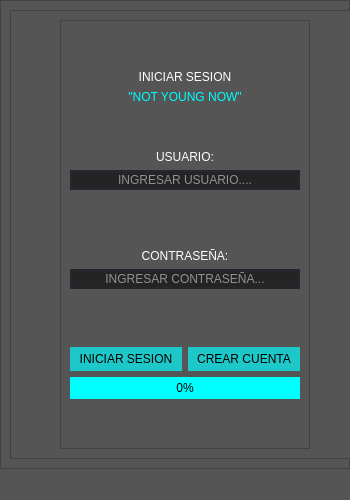
<?xml version="1.0" encoding="UTF-8"?>
<ui version="4.0">
 <class>MainWindow</class>
 <widget class="QMainWindow" name="MainWindow">
  <property name="geometry">
   <rect>
    <x>0</x>
    <y>0</y>
    <width>350</width>
    <height>500</height>
   </rect>
  </property>
  <property name="minimumSize">
   <size>
    <width>350</width>
    <height>400</height>
   </size>
  </property>
  <property name="maximumSize">
   <size>
    <width>450</width>
    <height>500</height>
   </size>
  </property>
  <property name="windowTitle">
   <string>MainWindow</string>
  </property>
  <property name="styleSheet">
   <string notr="true">background-color: rgb(85, 85, 85);</string>
  </property>
  <widget class="QWidget" name="centralwidget">
   <property name="minimumSize">
    <size>
     <width>350</width>
     <height>400</height>
    </size>
   </property>
   <property name="maximumSize">
    <size>
     <width>450</width>
     <height>500</height>
    </size>
   </property>
   <property name="styleSheet">
    <string notr="true"/>
   </property>
   <layout class="QVBoxLayout" name="verticalLayout">
    <property name="leftMargin">
     <number>0</number>
    </property>
    <property name="topMargin">
     <number>0</number>
    </property>
    <item>
     <widget class="QFrame" name="frame">
      <property name="minimumSize">
       <size>
        <width>350</width>
        <height>400</height>
       </size>
      </property>
      <property name="maximumSize">
       <size>
        <width>450</width>
        <height>500</height>
       </size>
      </property>
      <property name="styleSheet">
       <string notr="true"/>
      </property>
      <property name="frameShape">
       <enum>QFrame::StyledPanel</enum>
      </property>
      <property name="frameShadow">
       <enum>QFrame::Raised</enum>
      </property>
      <layout class="QHBoxLayout" name="horizontalLayout">
       <item>
        <widget class="QFrame" name="frame_3">
         <property name="minimumSize">
          <size>
           <width>350</width>
           <height>400</height>
          </size>
         </property>
         <property name="maximumSize">
          <size>
           <width>450</width>
           <height>500</height>
          </size>
         </property>
         <property name="styleSheet">
          <string notr="true"/>
         </property>
         <property name="frameShape">
          <enum>QFrame::StyledPanel</enum>
         </property>
         <property name="frameShadow">
          <enum>QFrame::Raised</enum>
         </property>
         <layout class="QHBoxLayout" name="horizontalLayout_3">
          <item>
           <spacer name="horizontalSpacer">
            <property name="orientation">
             <enum>Qt::Horizontal</enum>
            </property>
            <property name="sizeHint" stdset="0">
             <size>
              <width>67</width>
              <height>20</height>
             </size>
            </property>
           </spacer>
          </item>
          <item>
           <widget class="QFrame" name="frame_4">
            <property name="minimumSize">
             <size>
              <width>250</width>
              <height>350</height>
             </size>
            </property>
            <property name="maximumSize">
             <size>
              <width>430</width>
              <height>480</height>
             </size>
            </property>
            <property name="frameShape">
             <enum>QFrame::StyledPanel</enum>
            </property>
            <property name="frameShadow">
             <enum>QFrame::Raised</enum>
            </property>
            <layout class="QVBoxLayout" name="verticalLayout_2">
             <item>
              <spacer name="verticalSpacer_3">
               <property name="orientation">
                <enum>Qt::Vertical</enum>
               </property>
               <property name="sizeHint" stdset="0">
                <size>
                 <width>20</width>
                 <height>40</height>
                </size>
               </property>
              </spacer>
             </item>
             <item>
              <widget class="QLabel" name="label">
               <property name="styleSheet">
                <string notr="true">font: 75 14pt &quot;MS Shell Dlg 2&quot;;
color: #fff;</string>
               </property>
               <property name="text">
                <string>INICIAR SESION</string>
               </property>
               <property name="alignment">
                <set>Qt::AlignCenter</set>
               </property>
              </widget>
             </item>
             <item>
              <widget class="QLabel" name="label_4">
               <property name="styleSheet">
                <string notr="true">color: rgb(0, 255, 255);
font: 75 10pt &quot;MS Shell Dlg 2&quot;;</string>
               </property>
               <property name="text">
                <string>&quot;NOT YOUNG NOW&quot;</string>
               </property>
               <property name="alignment">
                <set>Qt::AlignCenter</set>
               </property>
              </widget>
             </item>
             <item>
              <spacer name="verticalSpacer_4">
               <property name="orientation">
                <enum>Qt::Vertical</enum>
               </property>
               <property name="sizeHint" stdset="0">
                <size>
                 <width>20</width>
                 <height>40</height>
                </size>
               </property>
              </spacer>
             </item>
             <item>
              <widget class="QLabel" name="label_2">
               <property name="styleSheet">
                <string notr="true">color: rgb(255, 255, 255);
font: 75 10pt &quot;MS Shell Dlg 2&quot;;</string>
               </property>
               <property name="text">
                <string>USUARIO:</string>
               </property>
               <property name="alignment">
                <set>Qt::AlignCenter</set>
               </property>
              </widget>
             </item>
             <item>
              <widget class="QLineEdit" name="txtusuario">
               <property name="styleSheet">
                <string notr="true">QLineEdit{
	border: 2px solid rgb(38, 38, 48);
	border-radius: 25px;
	color: #fff;
	background-color: rgb(36, 36, 36);
}

QLineEdit:hover{
	border: 2px solid rgb(48, 50, 62)
}

QLineEdit:focus{
	border: 2px solid rgb(35, 218, 233)
}</string>
               </property>
               <property name="alignment">
                <set>Qt::AlignCenter</set>
               </property>
               <property name="placeholderText">
                <string>INGRESAR USUARIO....</string>
               </property>
              </widget>
             </item>
             <item>
              <widget class="QLabel" name="usuario_incorrecto">
               <property name="styleSheet">
                <string notr="true">font: 75 10pt &quot;MS Shell Dlg 2&quot;;
color: rgb(255, 0, 0);</string>
               </property>
               <property name="text">
                <string/>
               </property>
               <property name="alignment">
                <set>Qt::AlignCenter</set>
               </property>
              </widget>
             </item>
             <item>
              <spacer name="verticalSpacer_5">
               <property name="orientation">
                <enum>Qt::Vertical</enum>
               </property>
               <property name="sizeHint" stdset="0">
                <size>
                 <width>20</width>
                 <height>20</height>
                </size>
               </property>
              </spacer>
             </item>
             <item>
              <widget class="QLabel" name="label_3">
               <property name="styleSheet">
                <string notr="true">color: rgb(255, 255, 255);
font: 75 10pt &quot;MS Shell Dlg 2&quot;;</string>
               </property>
               <property name="text">
                <string>CONTRASEÑA:</string>
               </property>
               <property name="alignment">
                <set>Qt::AlignCenter</set>
               </property>
              </widget>
             </item>
             <item>
              <widget class="QLineEdit" name="txtpass">
               <property name="styleSheet">
                <string notr="true">QLineEdit{
	border: 2px solid rgb(38, 38, 48);
	border-radius: 50px;
	color: #fff;

	background-color: rgb(36, 36, 36);
}

QLineEdit:hover{
	border: 2px solid rgb(48, 50, 62)
}

QLineEdit:focus{
	border: 2px solid rgb(35, 218, 233)
}</string>
               </property>
               <property name="echoMode">
                <enum>QLineEdit::Password</enum>
               </property>
               <property name="alignment">
                <set>Qt::AlignCenter</set>
               </property>
               <property name="placeholderText">
                <string>INGRESAR CONTRASEÑA...</string>
               </property>
              </widget>
             </item>
             <item>
              <widget class="QLabel" name="pass_incorrecto">
               <property name="styleSheet">
                <string notr="true">font: 75 10pt &quot;MS Shell Dlg 2&quot;;
color: rgb(255, 0, 0);</string>
               </property>
               <property name="text">
                <string/>
               </property>
               <property name="alignment">
                <set>Qt::AlignCenter</set>
               </property>
              </widget>
             </item>
             <item>
              <spacer name="verticalSpacer_6">
               <property name="orientation">
                <enum>Qt::Vertical</enum>
               </property>
               <property name="sizeHint" stdset="0">
                <size>
                 <width>20</width>
                 <height>20</height>
                </size>
               </property>
              </spacer>
             </item>
             <item>
              <layout class="QHBoxLayout" name="horizontalLayout_2" stretch="1,1">
               <item>
                <widget class="QPushButton" name="btniniciar">
                 <property name="cursor">
                  <cursorShape>ArrowCursor</cursorShape>
                 </property>
                 <property name="focusPolicy">
                  <enum>Qt::NoFocus</enum>
                 </property>
                 <property name="styleSheet">
                  <string notr="true">QPushButton{
	border-radius: 15px;
	background-color: rgb(30, 200, 200);
	color: black;
	font: 75 10pt &quot;MS Shell Dlg 2&quot;;
	padding: 5px;
}

QPushButton:hover{
	background-color: rgb(26, 179, 179)
}


</string>
                 </property>
                 <property name="text">
                  <string>INICIAR SESION</string>
                 </property>
                </widget>
               </item>
               <item>
                <widget class="QPushButton" name="btncrear">
                 <property name="styleSheet">
                  <string notr="true">QPushButton{
	border-radius: 15px;
	background-color: rgb(30, 200, 200);
	color: back;
	font: 75 10pt &quot;MS Shell Dlg 2&quot;;
	padding: 5px;
}

QPushButton:hover{
	background-color: rgb(26, 179, 179)
}</string>
                 </property>
                 <property name="text">
                  <string>CREAR CUENTA</string>
                 </property>
                </widget>
               </item>
              </layout>
             </item>
             <item>
              <widget class="QProgressBar" name="progressBar">
               <property name="styleSheet">
                <string notr="true">QProgressBar{
	background-color: rgb(0, 255, 255);
	border-radius: 25px;
}

QProgressBar:chunk{
	
	background-color: qlineargradient(spread:pad, x1:0, y1:0, x2:1, y2:0, stop:0 rgba(255, 0, 0, 255), stop:0.166 rgba(255, 255, 0, 255), stop:0.333 rgba(0, 255, 0, 255), stop:0.5 rgba(0, 255, 255, 255), stop:0.666 rgba(0, 0, 255, 255), stop:0.833 rgba(255, 0, 255, 255), stop:1 rgba(255, 0, 0, 255));
	border-radius: 25px;
}

</string>
               </property>
               <property name="value">
                <number>0</number>
               </property>
               <property name="alignment">
                <set>Qt::AlignCenter</set>
               </property>
               <property name="textVisible">
                <bool>true</bool>
               </property>
              </widget>
             </item>
             <item>
              <spacer name="verticalSpacer_7">
               <property name="orientation">
                <enum>Qt::Vertical</enum>
               </property>
               <property name="sizeHint" stdset="0">
                <size>
                 <width>20</width>
                 <height>40</height>
                </size>
               </property>
              </spacer>
             </item>
            </layout>
           </widget>
          </item>
          <item>
           <spacer name="horizontalSpacer_2">
            <property name="orientation">
             <enum>Qt::Horizontal</enum>
            </property>
            <property name="sizeHint" stdset="0">
             <size>
              <width>66</width>
              <height>20</height>
             </size>
            </property>
           </spacer>
          </item>
         </layout>
        </widget>
       </item>
      </layout>
     </widget>
    </item>
   </layout>
  </widget>
  <widget class="QMenuBar" name="menubar">
   <property name="geometry">
    <rect>
     <x>0</x>
     <y>0</y>
     <width>350</width>
     <height>21</height>
    </rect>
   </property>
  </widget>
  <widget class="QStatusBar" name="statusbar"/>
 </widget>
 <resources/>
 <connections/>
</ui>
